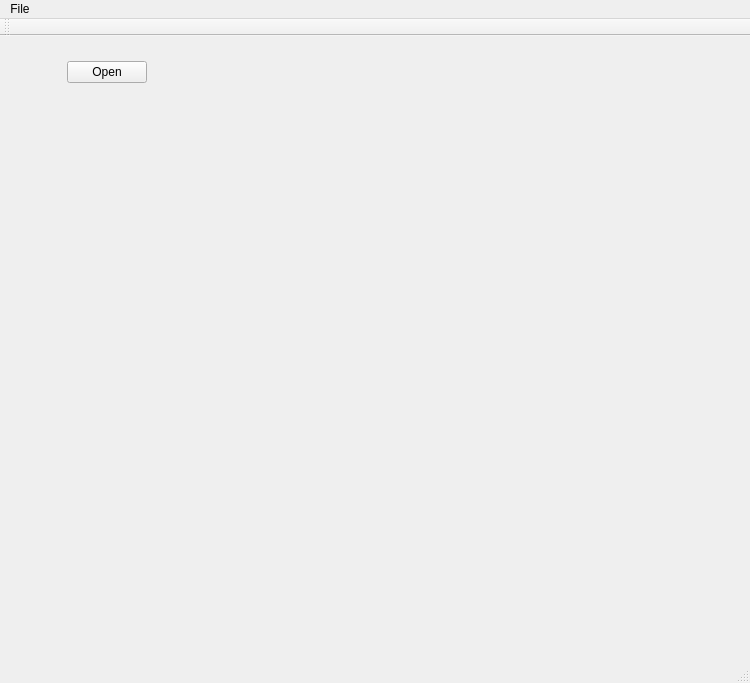
<?xml version="1.0" encoding="UTF-8"?>
<ui version="4.0">
 <class>ServerSendImage</class>
 <widget class="QMainWindow" name="ServerSendImage">
  <property name="geometry">
   <rect>
    <x>0</x>
    <y>0</y>
    <width>750</width>
    <height>683</height>
   </rect>
  </property>
  <property name="windowTitle">
   <string>MainWindow</string>
  </property>
  <widget class="QWidget" name="centralWidget">
   <layout class="QVBoxLayout" name="verticalLayout">
    <item>
     <layout class="QHBoxLayout" name="horizontalLayout_2">
      <item>
       <widget class="QLabel" name="label_posCon">
        <property name="minimumSize">
         <size>
          <width>50</width>
          <height>50</height>
         </size>
        </property>
        <property name="maximumSize">
         <size>
          <width>50</width>
          <height>50</height>
         </size>
        </property>
        <property name="text">
         <string/>
        </property>
       </widget>
      </item>
      <item>
       <widget class="QPushButton" name="pushButton_Open">
        <property name="text">
         <string>Open</string>
        </property>
       </widget>
      </item>
      <item>
       <spacer name="horizontalSpacer_2">
        <property name="orientation">
         <enum>Qt::Horizontal</enum>
        </property>
        <property name="sizeHint" stdset="0">
         <size>
          <width>40</width>
          <height>20</height>
         </size>
        </property>
       </spacer>
      </item>
     </layout>
    </item>
    <item>
     <widget class="QLabel" name="labe_image">
      <property name="minimumSize">
       <size>
        <width>0</width>
        <height>500</height>
       </size>
      </property>
      <property name="text">
       <string/>
      </property>
     </widget>
    </item>
   </layout>
  </widget>
  <widget class="QMenuBar" name="menuBar">
   <property name="geometry">
    <rect>
     <x>0</x>
     <y>0</y>
     <width>750</width>
     <height>26</height>
    </rect>
   </property>
   <widget class="QMenu" name="menuFile">
    <property name="title">
     <string>File</string>
    </property>
    <addaction name="actionOpen"/>
   </widget>
   <addaction name="menuFile"/>
  </widget>
  <widget class="QToolBar" name="mainToolBar">
   <attribute name="toolBarArea">
    <enum>TopToolBarArea</enum>
   </attribute>
   <attribute name="toolBarBreak">
    <bool>false</bool>
   </attribute>
  </widget>
  <widget class="QStatusBar" name="statusBar"/>
  <action name="actionOpen">
   <property name="text">
    <string>Open</string>
   </property>
  </action>
 </widget>
 <layoutdefault spacing="6" margin="11"/>
 <resources/>
 <connections/>
</ui>
